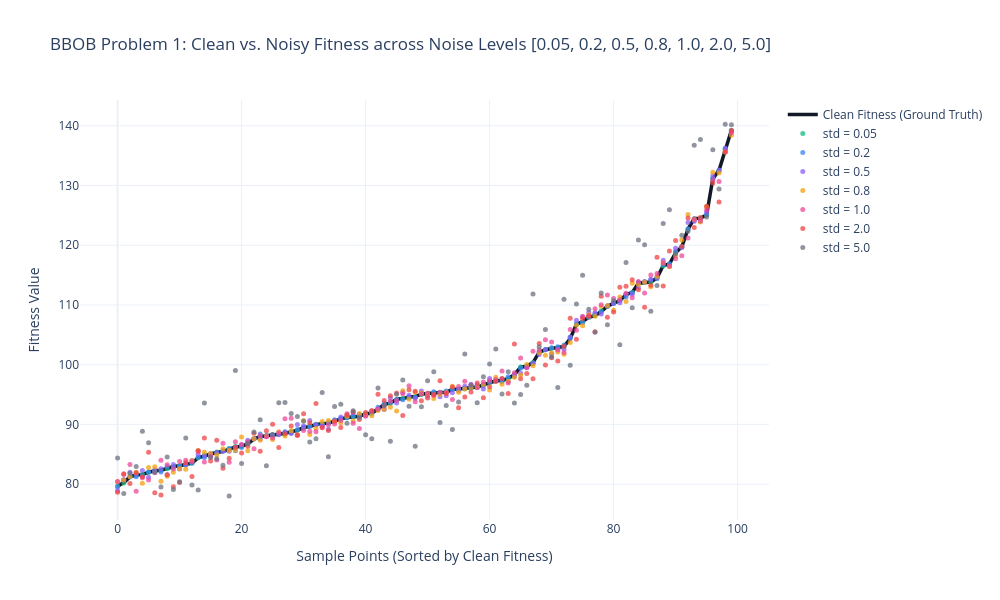
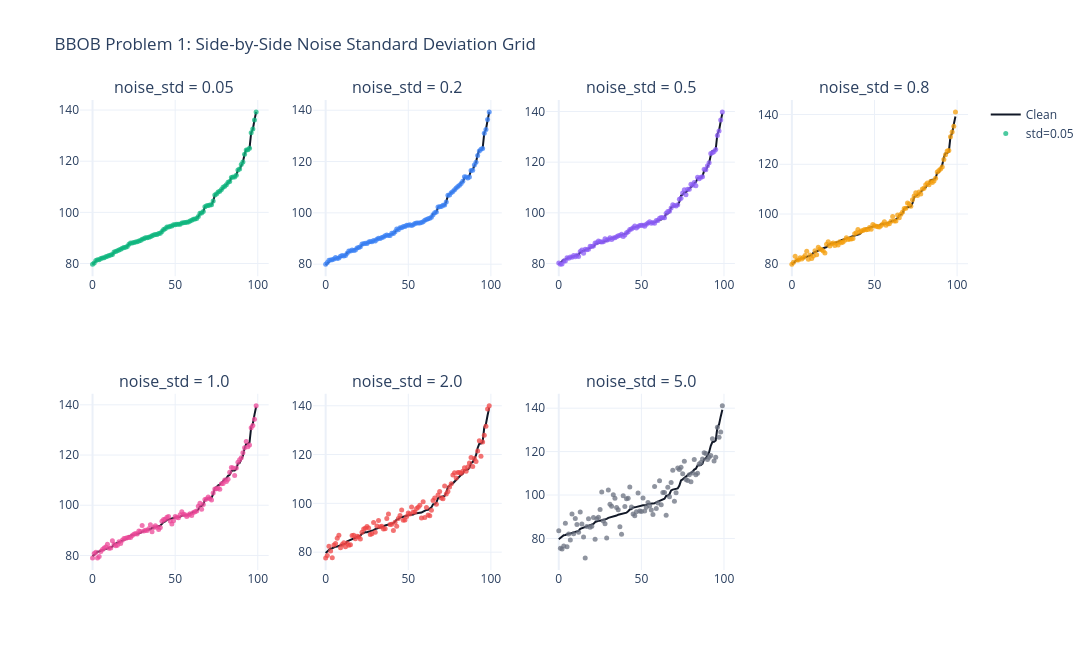

The code cell stored with these charts, in order, in its notebook:
### Markdown cell above
## 2. 1D Sample Point Fitness Comparison
Evaluate 100 sample points across the search space and compare clean fitness against noisy fitness for each configured `noise_std` level.

### Code cell
np.random.seed(42)
lb, ub = problem.lower_bound, problem.upper_bound
points = np.random.uniform(lb, ub, (100, dim))

clean_y = np.array([problem(x) for x in points])
sort_idx = np.argsort(clean_y)
sorted_clean = clean_y[sort_idx]
indices = np.arange(len(points))

# Combined Plot showing all noise std levels overlaid on clean ground truth
fig_combined = go.Figure()
fig_combined.add_trace(go.Scatter(
    x=indices,
    y=sorted_clean,
    mode='lines',
    name='Clean Fitness (Ground Truth)',
    line=dict(color='#111827', width=3.5)
))

for std in noisy_stds:
    noisy_y = np.array([problem.add_noise(y, std) for y in clean_y])
    sorted_noisy = noisy_y[sort_idx]
    fig_combined.add_trace(go.Scatter(
        x=indices,
        y=sorted_noisy,
        mode='markers',
        name=f'std = {std}',
        marker=dict(color=color_palette.get(std, '#6B7280'), size=5, opacity=0.75)
    ))

fig_combined.update_layout(
    title=f"BBOB Problem {problem_id}: Clean vs. Noisy Fitness across Noise Levels {noisy_stds}",
    xaxis_title="Sample Points (Sorted by Clean Fitness)",
    yaxis_title="Fitness Value",
    template="plotly_white",
    hovermode='x unified',
    height=600,
    width=1000
)
fig_combined.show()

# Subplot Grid for side-by-side noise inspection (2 rows x 4 cols)
fig_subplots = make_subplots(
    rows=2, cols=4,
    subplot_titles=[f'noise_std = {std}' for std in noisy_stds]
)

coords = [(1, 1), (1, 2), (1, 3), (1, 4), (2, 1), (2, 2), (2, 3)]
for idx, (std, (r, c)) in enumerate(zip(noisy_stds, coords), start=1):
    noisy_y = np.array([problem.add_noise(y, std) for y in clean_y])
    sorted_noisy = noisy_y[sort_idx]
    
    # Clean reference line
    fig_subplots.add_trace(
        go.Scatter(x=indices, y=sorted_clean, mode='lines', name='Clean', line=dict(color='#111827', width=2), showlegend=(idx==1)),
        row=r, col=c
    )
    # Noisy markers
    fig_subplots.add_trace(
        go.Scatter(x=indices, y=sorted_noisy, mode='markers', name=f'std={std}', marker=dict(color=color_palette.get(std, '#EF4444'), size=5, opacity=0.75), showlegend=(idx==1)),
        row=r, col=c
    )

fig_subplots.update_layout(
    title_text=f"BBOB Problem {problem_id}: Side-by-Side Noise Standard Deviation Grid",
    height=650,
    width=1150,
    template="plotly_white"
)
fig_subplots.show()
